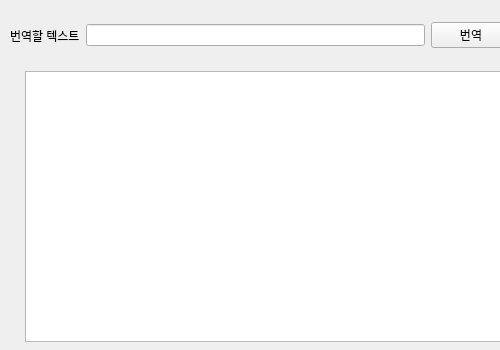
<?xml version="1.0" encoding="UTF-8"?>
<ui version="4.0">
 <class>Form</class>
 <widget class="QWidget" name="Form">
  <property name="geometry">
   <rect>
    <x>0</x>
    <y>0</y>
    <width>500</width>
    <height>350</height>
   </rect>
  </property>
  <property name="maximumSize">
   <size>
    <width>500</width>
    <height>350</height>
   </size>
  </property>
  <property name="windowTitle">
   <string>Form</string>
  </property>
  <widget class="QWidget" name="horizontalLayoutWidget">
   <property name="geometry">
    <rect>
     <x>10</x>
     <y>10</y>
     <width>501</width>
     <height>51</height>
    </rect>
   </property>
   <layout class="QHBoxLayout" name="horizontalLayout_2">
    <item>
     <widget class="QLabel" name="label">
      <property name="text">
       <string>번역할 텍스트</string>
      </property>
     </widget>
    </item>
    <item>
     <widget class="QLineEdit" name="txtBaseText"/>
    </item>
    <item>
     <widget class="QPushButton" name="btnTrans">
      <property name="sizePolicy">
       <sizepolicy hsizetype="Minimum" vsizetype="Fixed">
        <horstretch>0</horstretch>
        <verstretch>0</verstretch>
       </sizepolicy>
      </property>
      <property name="text">
       <string>번역</string>
      </property>
     </widget>
    </item>
   </layout>
  </widget>
  <widget class="QTextBrowser" name="txbResult">
   <property name="geometry">
    <rect>
     <x>25</x>
     <y>71</y>
     <width>481</width>
     <height>271</height>
    </rect>
   </property>
  </widget>
 </widget>
 <resources/>
 <connections/>
</ui>
